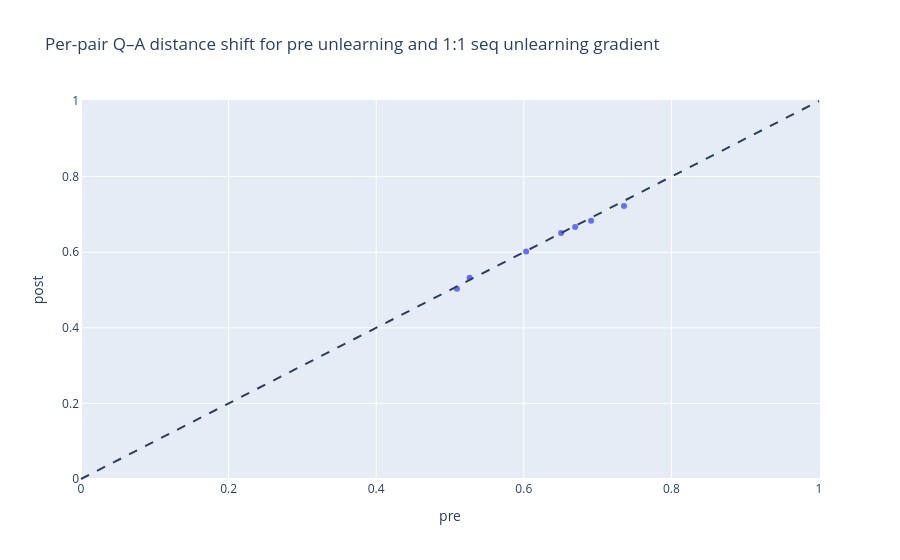

Notebook code cell kept with this figure:
### Code cell
import plotly.express as px

# histogram of change
px.histogram(dist_wide, x="delta", nbins=30,
             title="Δ Cosine distance (post – pre)").add_vline(x=0)

# scatter pre vs post
fig = px.scatter(dist_wide, x="pre", y="post",
                 title="Per-pair Q–A distance shift for pre unlearning and 1:1 seq unlearning gradient")
fig.add_shape(type="line", x0=0, y0=0, x1=1, y1=1,
              line=dict(dash="dash"))
fig.update_layout(xaxis_title="pre", yaxis_title="post")
fig.show()

### Figure 1 — Plotly figure (JSON) as saved in the notebook; plotly's stock layout.template omitted (floating-point values rounded to 4 significant figures)
{"data": [{"hovertemplate": "pre=%{x}<br>post=%{y}<extra></extra>", "legendgroup": "", "marker": {"color": "#636efa", "symbol": "circle"}, "mode": "markers", "name": "", "orientation": "v", "showlegend": false, "type": "scatter", "x": [0.5265, 0.6695, 0.7357, 0.6912, 0.6032, 0.6506, 0.5094], "xaxis": "x", "y": [0.5325, 0.6665, 0.7223, 0.6834, 0.6019, 0.6506, 0.5034], "yaxis": "y"}], "layout": {"legend": {"tracegroupgap": 0}, "shapes": [{"line": {"dash": "dash"}, "type": "line", "x0": 0, "x1": 1, "y0": 0, "y1": 1}], "title": {"text": "Per-pair Q–A distance shift for pre unlearning and 1:1 seq unlearning gradient"}, "xaxis": {"anchor": "y", "domain": [0, 1], "title": {"text": "pre"}}, "yaxis": {"anchor": "x", "domain": [0, 1], "title": {"text": "post"}}}}
